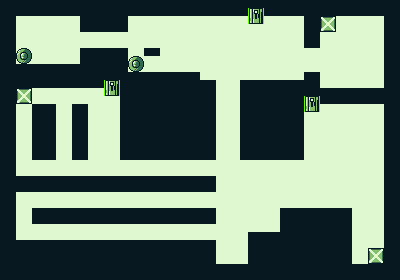

Below is a game level as drawn by its tile map, then a one-line description and the .tmx that defines it (tile-layer data replaced by summaries):
An orthogonal 50x35 tile map with 8x8 px tiles, 2 tile layers (bg, walls), 1 hidden layer not drawn, 10 tilesets.

<map version="1.9" tiledversion="1.9.2" orientation="orthogonal" renderorder="right-down" width="50" height="35" tilewidth="8" tileheight="8" infinite="0" nextlayerid="9" nextobjectid="1">
 <editorsettings>
  <export format="tmx" />
 </editorsettings>
 <tileset firstgid="1" name="background_tiles" tilewidth="8" tileheight="8" tilecount="12" columns="3">
  <image source="../piskel/background_tiles.png" width="24" height="32" />
 </tileset>
 <tileset firstgid="13" name="Floor_small" tilewidth="8" tileheight="8" tilecount="6" columns="3">
  <image source="Floor_small.png" width="24" height="16" />
 </tileset>
 <tileset firstgid="19" name="finish_point" tilewidth="16" tileheight="16" tilecount="4" columns="2">
  <image source="finish_point.png" width="32" height="32" />
 </tileset>
 <tileset firstgid="23" name="Rack 16bit.png" tilewidth="16" tileheight="16" tilecount="36" columns="6">
  <image source="Rack 16bit.png.png" width="104" height="104" />
 </tileset>
 <tileset firstgid="59" name="przelewowy" tilewidth="16" tileheight="16" tilecount="1" columns="1">
  <image source="../assets/sprites/przelewowy.png" width="16" height="16" />
 </tileset>
 <tileset firstgid="60" name="changing_button" tilewidth="16" tileheight="16" tilecount="1" columns="1">
  <image source="../piskel/changing_button.png" width="16" height="16" />
 </tileset>
 <tileset firstgid="61" name="Rack 16bit_sprite" tilewidth="16" tileheight="16" tilecount="1" columns="1">
  <image source="../assets/sprites/Rack 16bit_sprite.png" width="16" height="16" />
 </tileset>
 <tileset firstgid="62" name="steel switch sprite" tilewidth="16" tileheight="16" tilecount="1" columns="1">
  <image source="../assets/sprites/steel switch sprite.png" width="16" height="16" />
 </tileset>
 <tileset firstgid="63" name="Engineer" tilewidth="16" tileheight="16" tilecount="1" columns="1">
  <image source="../assets/sprites/Engineer.png" width="16" height="16" />
 </tileset>
 <tileset firstgid="64" name="background_tiles (1)" tilewidth="8" tileheight="8" tilecount="12" columns="3">
  <image source="../piskel/background_tiles (1).png" width="24" height="32" />
 </tileset>
 <layer id="1" name="bg" width="50" height="35">
  <data>[1750 cells, 1750 non-empty, 1 distinct tile ids]</data>
 </layer>
 <layer id="8" name="walls" width="50" height="35">
  <data>[1750 cells, 925 non-empty, 5 distinct tile ids]</data>
 </layer>
 <layer id="7" name="machines" width="50" height="35" visible="0">
  <data>[1750 cells, 12 non-empty, 3 distinct tile ids]</data>
 </layer>
</map>